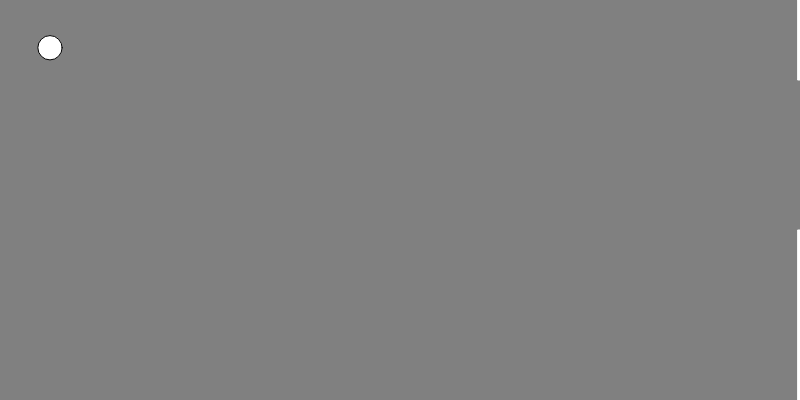
Frame 1 (no input)
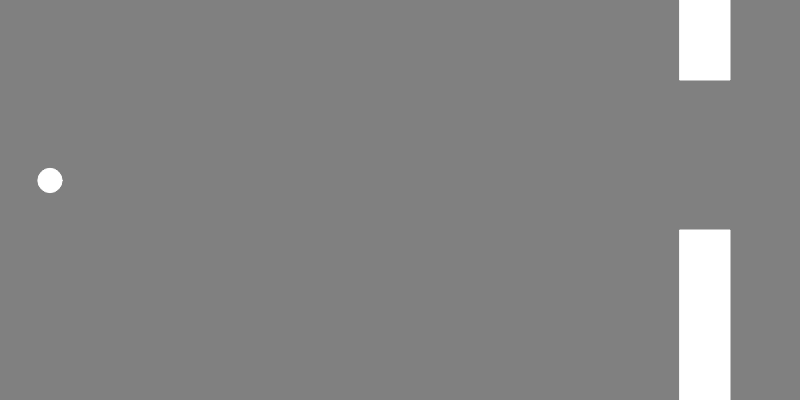
Frame 60 (no input)
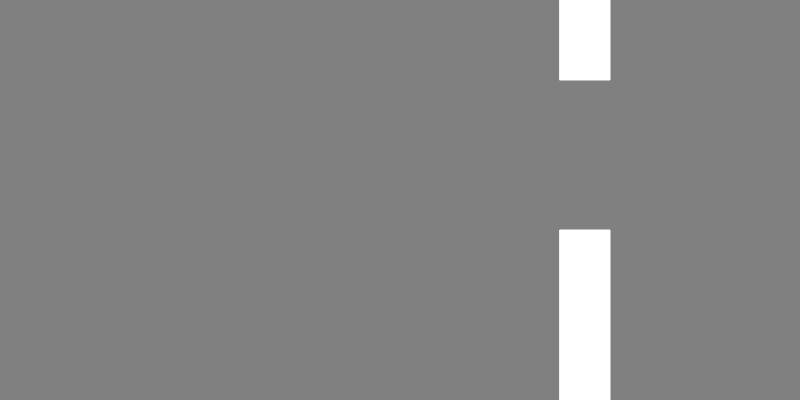
Frame 120 (the mouse pressed at the canvas centre since frame 60)

The p5.js sketch that drew these frames (run headless with seeded random() and noise() and a simulated clock; from frame 60 on, the mouse is pressed at the canvas centre):

// p5.js sketch
// ── sketch.js
var bird;  // Declare object

function setup() {
  createCanvas(800, 400);
  // Create object
  bird = new Flappy(50,50);

  obs = new Array(100)
  
  obs.push(new Obstacle(80))

  setInterval( ()=> { obs.push(new Obstacle(random(0,200))) } , 2000  )
}  

function draw() {
  var time = 1;

  handleKey(32, ()=> bird.jump() )

  background("grey");

  bird.move();
  bird.display();
  
  obs.forEach( x => { x. move(); x.display()} )
}

function handleKey(key, run) {
    if(keyIsPressed === true)
        if (keyCode === key)
            run()
 }

// Jitter class
function Flappy(xpos, ypos) {
  this.x = xpos;
  this.y = ypos;
  this.diameter = random(10, 30);
  this.speed_x = 0;
  this.speed_y = -30;
  this.acceleration_y = 15
  this.time = 0.1;

  this.move = function() {
    old_pos = this.y
    old_speed = this.speed_y
    acceleration_y = this.acceleration_y
    time = this.time
    
    this.speed_y = old_speed + acceleration_y * time
    this.y = old_pos + old_speed*time + acceleration_y*time/2
  
  };

  this.jump = function () {
      this.speed_y = -40
  }

  this.display = function() {
    ellipse(this.x, this.y, this.diameter, this.diameter);
  };
}

// Jitter class
function Obstacle(gap_location) {
  this.gap_location = gap_location
  this.location = 800
  this.width = 50

  this.move = function() {
    this.location = this.location - 2;
  };
  
  this.display = function() {
    fill('white')
    stroke('none')
    rect(this.location, 0, this.width, this.gap_location);
    rect(this.location, this.gap_location+150, this.width, 200);
  };
}

// rect (x , y  ,width, height)
